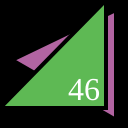
Frame 1 (no input)
Frame 60 (no input): identical to frame 1, image omitted
Frame 120 (the mouse pressed at the canvas centre since frame 60): identical to frame 1, image omitted

The p5.js sketch that drew this single still picture (run headless with seeded random() and noise() and a simulated clock; from frame 60 on, the mouse is pressed at the canvas centre):

// p5.js sketch
// ── sketch.js
function setup() {
  createCanvas(128,128);
}

function draw() {
  background(0);
  strokeWeight(4);
  fill(178, 100, 162);
  triangle(12,60,116,120,116,10);
  fill(94, 185, 84);
  triangle(0,108,106,108,106,0);
  fill(255);
  textSize(32);
  textFont("serif");
  text("46", 68, 100);
}
